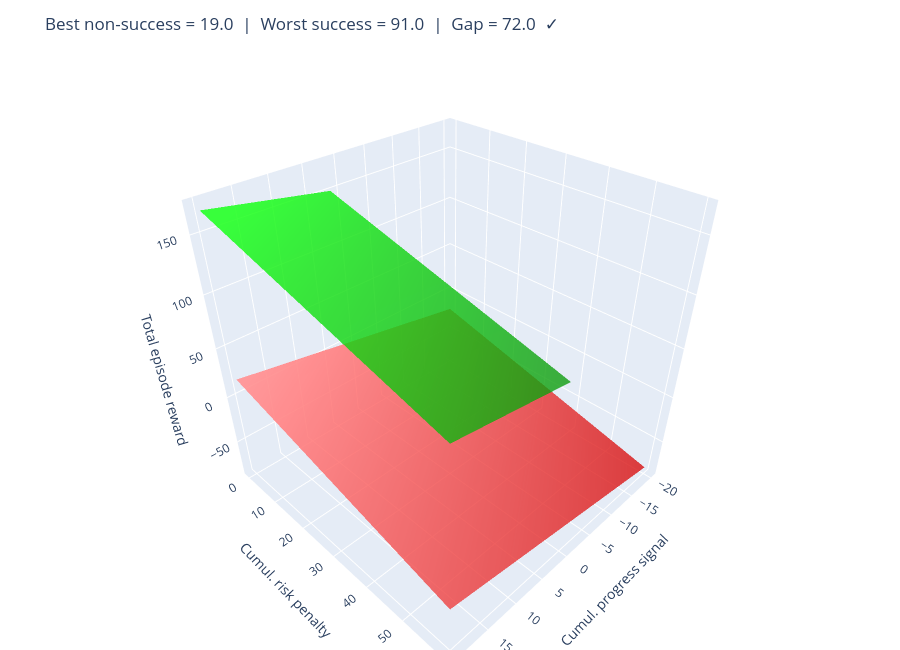

The notebook cell this image was saved under:
### Markdown cell above
## Success vs non-success dominance check

The progress signal telescopes: `Σ λ_p(J_{t-1} − J_t) = λ_p(J_0 − J_T)`.

- **Non-success** (timeout): `J_T > 0`, so cumul. progress ∈ `[−λ_p J_0, +λ_p J_0)`. Runs full `max_steps`.
- **Success**: `J_T = 0`, so cumul. progress `= λ_p J_0 > 0`. Runs ≤ `max_steps`.

For the check to hold, the **best non-success** episode (max progress, min risk, fewest steps) must yield less reward than the **worst success** episode (min bonus `time_ratio=0`, max risk, most steps).

Axes: cumul. progress × cumul. risk penalty.
Green = worst-case success. Red = non-success. Green must be entirely above red.

### Code cell
# ── Plausible per-episode ranges (adjust these) ──
# Progress telescopes to λ_p * (J_0 - J_T).
# J_0 (cost-to-go at spawn) is roughly proportional to distance × avg terrain cost.
# On a 250×250 map with ~200-cell journeys and avg cost ~2.5: J_0 ≈ 500
J0_max = 500.0  # max plausible initial cost-to-go

# Non-success: J_T > 0, so progress < λ_p * J_0. Agent could also wander backward.
nonsuccess_progress_max = lambda_p * J0_max      # ≈ 25, approached target but didn't reach
nonsuccess_progress_min = -lambda_p * J0_max     # ≈ -25, wandered away

# Success: J_T = 0, progress = λ_p * J_0. Range depends on J_0 of the episode.
success_progress_min = lambda_p * 50.0   # short easy episode
success_progress_max = lambda_p * J0_max # long hard episode

# Cumulative risk: Σ λ_ρ ρ_t over the episode.
# ρ_t = drain / (res + 0.5*hp). Typical avg ρ ≈ 0.02-0.1.
# Non-success runs full max_steps; success may be shorter.
avg_rho_min = 0.0
avg_rho_max = 0.15  # aggressive terrain, low resources
risk_cumul_max = lambda_rho * avg_rho_max * max_steps  # worst case: 75

N = 80

# ── Non-success surface (red) ──
# Runs full max_steps, no terminal bonus
ns_progress = np.linspace(nonsuccess_progress_min, nonsuccess_progress_max, N)
ns_risk     = np.linspace(0, risk_cumul_max, N)
NS_P, NS_R  = np.meshgrid(ns_progress, ns_risk)
Z_nonsuccess = NS_P - NS_R - lambda_s * max_steps

# ── Success surface (green, worst case: time_ratio=0) ──
# Gets at least reach_bonus. Progress is always ≥ 0 (reached target).
s_progress = np.linspace(success_progress_min, success_progress_max, N)
s_risk     = np.linspace(0, risk_cumul_max, N)
S_P, S_R   = np.meshgrid(s_progress, s_risk)
Z_success_worst = S_P - S_R - lambda_s * max_steps + reach_bonus  # time_ratio=0

# ── Check ──
best_nonsuccess = Z_nonsuccess.max()
worst_success   = Z_success_worst.min()
gap = worst_success - best_nonsuccess

fig2 = go.Figure()

fig2.add_trace(go.Surface(
    x=NS_P, y=NS_R, z=Z_nonsuccess,
    colorscale=[[0, "rgba(200,0,0,0.8)"], [1, "rgba(255,120,120,0.8)"]],
    showscale=False, name="Non-success (timeout)",
    hovertemplate="progress: %{x:.1f}<br>risk: %{y:.1f}<br>reward: %{z:.1f}<extra>non-success</extra>",
))

fig2.add_trace(go.Surface(
    x=S_P, y=S_R, z=Z_success_worst,
    colorscale=[[0, "rgba(0,140,0,0.8)"], [1, "rgba(0,255,0,0.8)"]],
    showscale=False, name="Success (worst: time_ratio=0)",
    hovertemplate="progress: %{x:.1f}<br>risk: %{y:.1f}<br>reward: %{z:.1f}<extra>success</extra>",
))

fig2.update_layout(
    height=650, width=900,
    title_text=(
        f"Best non-success = {best_nonsuccess:.1f}  |  Worst success = {worst_success:.1f}  |  "
        f"Gap = {gap:.1f}  {'✓' if gap > 0 else '✗ OVERLAP'}"
    ),
    scene=dict(
        xaxis_title="Cumul. progress signal",
        yaxis_title="Cumul. risk penalty",
        zaxis_title="Total episode reward",
    ),
    margin=dict(l=0, r=0, t=60, b=0),
)

fig2.show()
print(f"Best non-success:  progress={nonsuccess_progress_max:.1f}, risk=0  →  {best_nonsuccess:.1f}")
print(f"Worst success:     progress={success_progress_min:.1f}, risk={risk_cumul_max:.1f}  →  {worst_success:.1f}")
print(f"Gap = {gap:.1f}  →  {'Success always dominates ✓' if gap > 0 else 'VIOLATED — surfaces overlap ✗'}")

### Figure 1 — Plotly figure (JSON) as saved in the notebook; plotly's stock layout.template omitted (floating-point values rounded to 4 significant figures; data arrays with more than 128 entries replaced by an {"elided": "..."} marker saying what was removed)
{"data": [{"colorscale": [[0, "rgba(200,0,0,0.8)"], [1, "rgba(255,120,120,0.8)"]], "hovertemplate": "progress: %{x:.1f}<br>risk: %{y:.1f}<br>reward: %{z:.1f}<extra>non-success</extra>", "name": "Non-success (timeout)", "showscale": false, "type": "surface", "x": {"elided": "80x80 float values"}, "y": {"elided": "80x80 float values"}, "z": {"elided": "80x80 float values"}}, {"colorscale": [[0, "rgba(0,140,0,0.8)"], [1, "rgba(0,255,0,0.8)"]], "hovertemplate": "progress: %{x:.1f}<br>risk: %{y:.1f}<br>reward: %{z:.1f}<extra>success</extra>", "name": "Success (worst: time_ratio=0)", "showscale": false, "type": "surface", "x": {"elided": "80x80 float values"}, "y": {"elided": "80x80 float values"}, "z": {"elided": "80x80 float values"}}], "layout": {"height": 650, "margin": {"b": 0, "l": 0, "r": 0, "t": 60}, "scene": {"xaxis": {"title": {"text": "Cumul. progress signal"}}, "yaxis": {"title": {"text": "Cumul. risk penalty"}}, "zaxis": {"title": {"text": "Total episode reward"}}}, "title": {"text": "Best non-success = 19.0  |  Worst success = 91.0  |  Gap = 72.0  ✓"}, "width": 900}}
